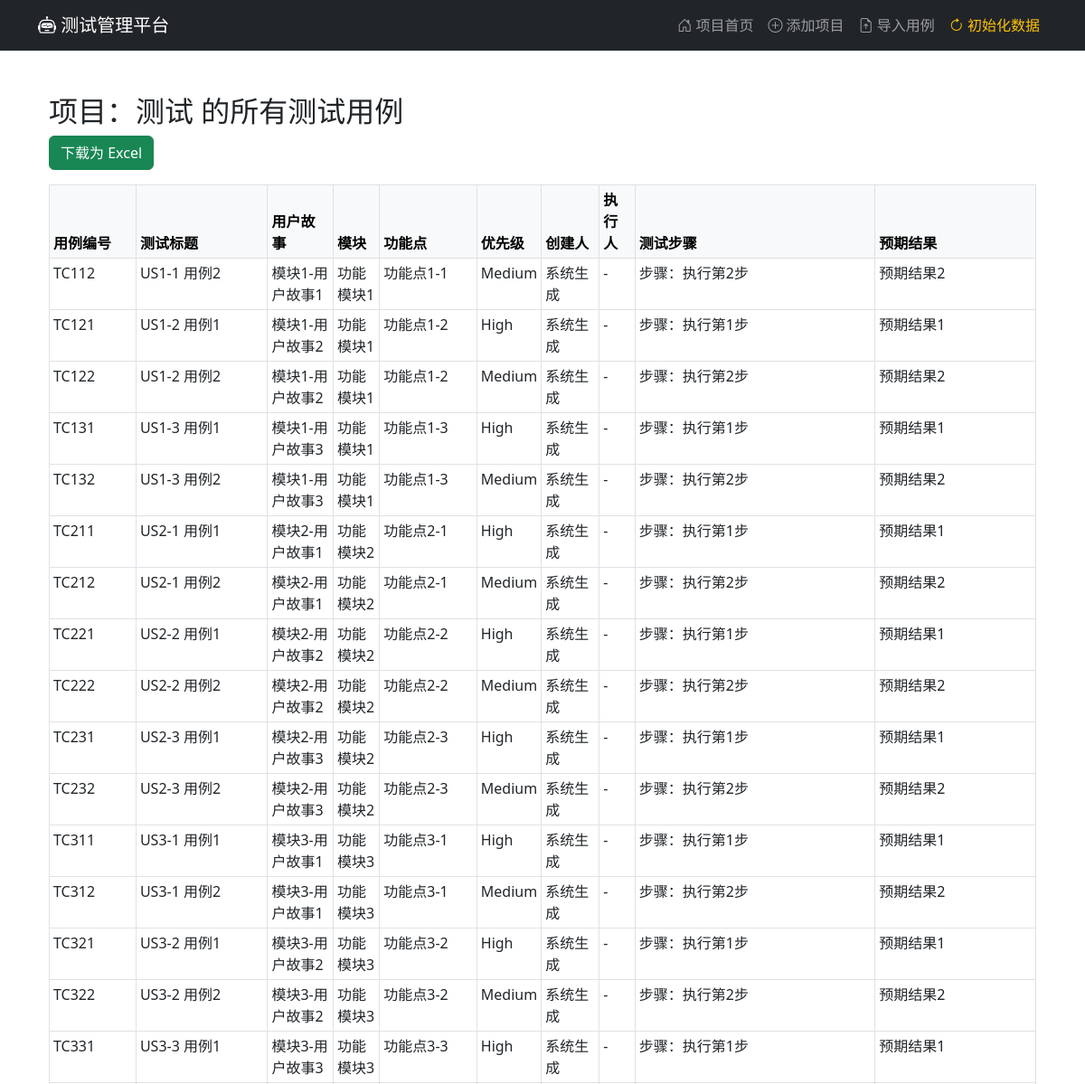
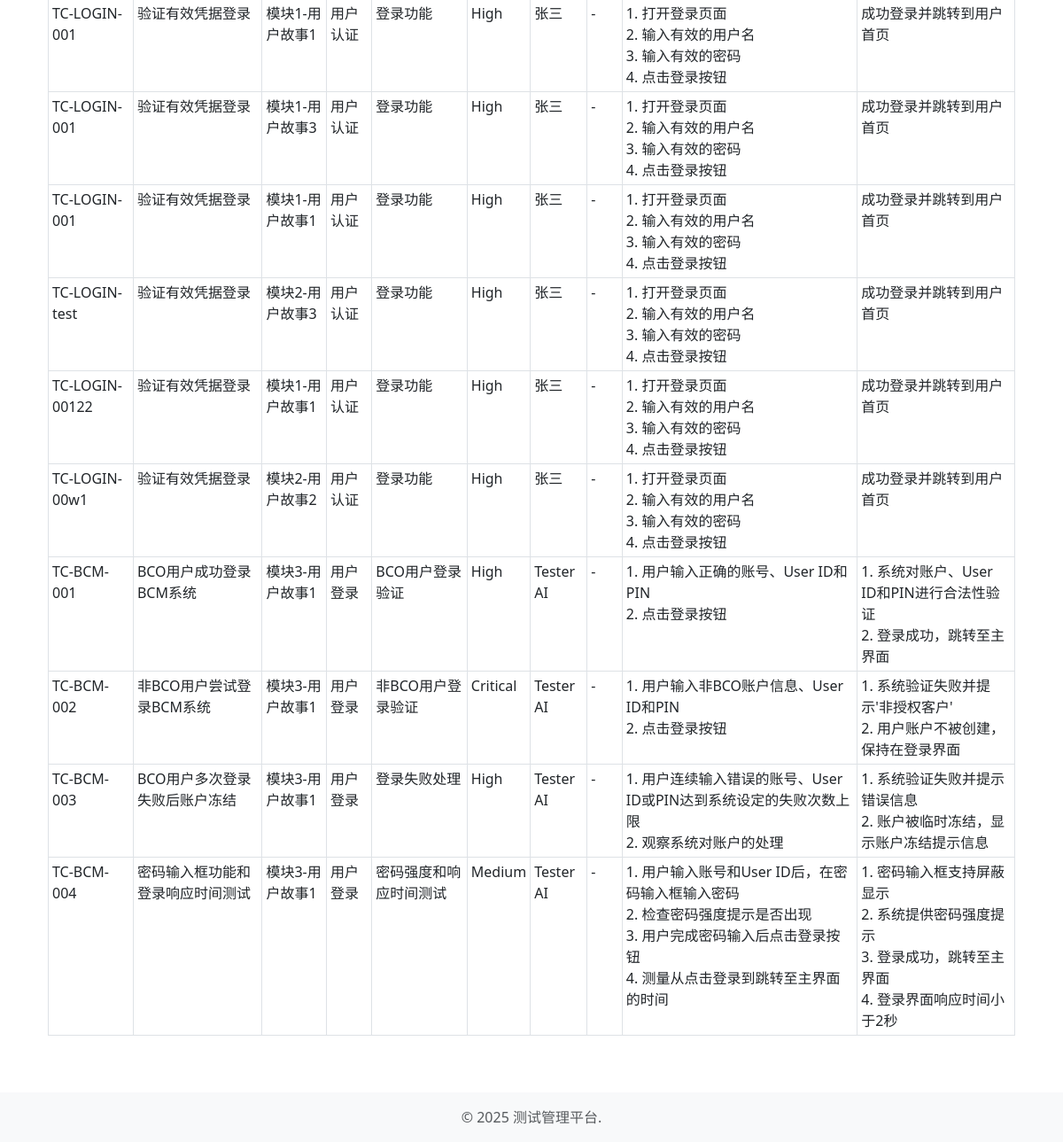
/project/1/testcases, run on the app's committed database (2 pictures, top to bottom).
### app.py (models this page shows)
class Project(db.Model):
    id = db.Column(db.Integer, primary_key=True)
    name = db.Column(db.String(100), nullable=False)
    modules = db.relationship('Module', backref='project', cascade="all, delete-orphan")

class TestCase(db.Model):
    id = db.Column(db.Integer, primary_key=True)
    case_no = db.Column(db.String(50))
    priority = db.Column(db.String(20))
    module_name = db.Column(db.String(100))
    function = db.Column(db.String(200))
    title = db.Column(db.String(200), nullable=False)
    user_role = db.Column(db.String(100))
    precondition = db.Column(db.Text)
    steps = db.Column(db.Text)
    expected_result = db.Column(db.Text)
    actual_result = db.Column(db.Text)
    basis = db.Column(db.Text)
    remark = db.Column(db.Text)
    create_by = db.Column(db.String(100))
    create_date = db.Column(db.DateTime, default=datetime.utcnow)
    executed_by = db.Column(db.String(100))
    execution_date = db.Column(db.DateTime)
    user_story_id = db.Column(db.Integer, db.ForeignKey('user_story.id'), nullable=False)

class UserStory(db.Model):
    id = db.Column(db.Integer, primary_key=True)
    title = db.Column(db.String(200), nullable=False)
    description = db.Column(db.Text)
    module_id = db.Column(db.Integer, db.ForeignKey('module.id'), nullable=False)
    test_cases = db.relationship('TestCase', backref='user_story', cascade="all, delete-orphan")

### app.py (the view)
@app.route('/project/<int:project_id>/testcases')
def view_project_testcases(project_id):
    project = Project.query.get_or_404(project_id)
    testcases = (
        db.session.query(TestCase, UserStory)
        .join(UserStory, TestCase.user_story_id == UserStory.id)
        .filter(UserStory.module.has(project_id=project_id))
        .all()
    )
    return render_template('project_testcases.html', project=project, testcases=testcases)

### app.py (called while the page is built)
@app.before_request
def ensure_session_id():
    if 'session_id' not in session:
        session['session_id'] = str(uuid.uuid4())  # 生成一个唯一ID

@app.context_processor
def inject_now():
    return {'now': datetime.utcnow()}

### templates/project_testcases.html
{% extends 'base.html' %}
{% block content %}
<div class="container">
    <h2>项目：{{ project.name }} 的所有测试用例</h2>
    <a href="{{ url_for('download_project_testcases', project_id=project.id) }}" class="btn btn-success mb-3">下载为 Excel</a>
    <table class="table table-bordered table-hover table-sm">
        <thead class="table-light">
          <tr>
            <th>用例编号</th>
            <th>测试标题</th>
            <th>用户故事</th>
            <th>模块</th>
            <th>功能点</th>
            <th>优先级</th>
            <th>创建人</th>
            <th>执行人</th>
            <th>测试步骤</th>
            <th>预期结果</th>
          </tr>
        </thead>
        <tbody>
          {% for tc, us in testcases %}
          <tr>
            <td>{{ tc.case_no }}</td>
            <td>{{ tc.title }}</td>
            <td>{{ us.title }}</td>
            <td>{{ tc.module_name }}</td>
            <td>{{ tc.function }}</td>
            <td>{{ tc.priority }}</td>
            <td>{{ tc.create_by }}</td>
            <td>{{ tc.executed_by or '-' }}</td>
            <td style="white-space: pre-wrap;">{{ tc.steps }}</td>
            <td style="white-space: pre-wrap;">{{ tc.expected_result }}</td>
          </tr>
          {% endfor %}
        </tbody>
      </table>
</div>
{% endblock %}

### templates/base.html (style rules this page uses)
html, body { height: 100%; margin: 0; display: flex; flex-direction: column; }

### data on the page
Project: name "测试"
TestCase: case_no "TC112", title "US1-1 用例2", title "模块1-用户故事1", module_name "功能模块1", function "功能点1-1", priority "Medium", create_by "系统生成", executed_by "-", steps "步骤：执行第2步", expected_result "预期结果2"
TestCase: case_no "TC121", title "US1-2 用例1", title "模块1-用户故事2", module_name "功能模块1", function "功能点1-2", priority "High", create_by "系统生成", executed_by "-", steps "步骤：执行第1步", expected_result "预期结果1"
TestCase: case_no "TC122", title "US1-2 用例2", title "模块1-用户故事2", module_name "功能模块1", function "功能点1-2", priority "Medium", create_by "系统生成", executed_by "-", steps "步骤：执行第2步", expected_result "预期结果2"
TestCase: case_no "TC131", title "US1-3 用例1", title "模块1-用户故事3", module_name "功能模块1", function "功能点1-3", priority "High", create_by "系统生成", executed_by "-", steps "步骤：执行第1步", expected_result "预期结果1"
TestCase: case_no "TC132", title "US1-3 用例2", title "模块1-用户故事3", module_name "功能模块1", function "功能点1-3", priority "Medium", create_by "系统生成", executed_by "-", steps "步骤：执行第2步", expected_result "预期结果2"
TestCase: case_no "TC211", title "US2-1 用例1", title "模块2-用户故事1", module_name "功能模块2", function "功能点2-1", priority "High", create_by "系统生成", executed_by "-", steps "步骤：执行第1步", expected_result "预期结果1"
TestCase: case_no "TC212", title "US2-1 用例2", title "模块2-用户故事1", module_name "功能模块2", function "功能点2-1", priority "Medium", create_by "系统生成", executed_by "-", steps "步骤：执行第2步", expected_result "预期结果2"
TestCase: case_no "TC221", title "US2-2 用例1", title "模块2-用户故事2", module_name "功能模块2", function "功能点2-2", priority "High", create_by "系统生成", executed_by "-", steps "步骤：执行第1步", expected_result "预期结果1"
TestCase: case_no "TC222", title "US2-2 用例2", title "模块2-用户故事2", module_name "功能模块2", function "功能点2-2", priority "Medium", create_by "系统生成", executed_by "-", steps "步骤：执行第2步", expected_result "预期结果2"
TestCase: case_no "TC231", title "US2-3 用例1", title "模块2-用户故事3", module_name "功能模块2", function "功能点2-3", priority "High", create_by "系统生成", executed_by "-", steps "步骤：执行第1步", expected_result "预期结果1"
TestCase: case_no "TC232", title "US2-3 用例2", title "模块2-用户故事3", module_name "功能模块2", function "功能点2-3", priority "Medium", create_by "系统生成", executed_by "-", steps "步骤：执行第2步", expected_result "预期结果2"
TestCase: case_no "TC311", title "US3-1 用例1", title "模块3-用户故事1", module_name "功能模块3", function "功能点3-1", priority "High", create_by "系统生成", executed_by "-", steps "步骤：执行第1步", expected_result "预期结果1"
TestCase: case_no "TC312", title "US3-1 用例2", title "模块3-用户故事1", module_name "功能模块3", function "功能点3-1", priority "Medium", create_by "系统生成", executed_by "-", steps "步骤：执行第2步", expected_result "预期结果2"
TestCase: case_no "TC321", title "US3-2 用例1", title "模块3-用户故事2", module_name "功能模块3", function "功能点3-2", priority "High", create_by "系统生成", executed_by "-", steps "步骤：执行第1步", expected_result "预期结果1"
TestCase: case_no "TC322", title "US3-2 用例2", title "模块3-用户故事2", module_name "功能模块3", function "功能点3-2", priority "Medium", create_by "系统生成", executed_by "-", steps "步骤：执行第2步", expected_result "预期结果2"
TestCase: case_no "TC331", title "US3-3 用例1", title "模块3-用户故事3", module_name "功能模块3", function "功能点3-3", priority "High", create_by "系统生成", executed_by "-", steps "步骤：执行第1步", expected_result "预期结果1"
TestCase: case_no "TC-LOGIN-001", title "验证有效凭据登录", title "模块1-用户故事1", module_name "用户认证", function "登录功能", priority "High", create_by "张三", executed_by "-", steps "1. 打开登录页面 2. 输入有效的用户名 3. 输入有效的密码 4. 点击登录按钮", expected_result "成功登录并跳转到用户首页"
TestCase: case_no "TC-LOGIN-001", title "验证有效凭据登录", title "模块1-用户故事3", module_name "用户认证", function "登录功能", priority "High", create_by "张三", executed_by "-", steps "1. 打开登录页面 2. 输入有效的用户名 3. 输入有效的密码 4. 点击登录按钮", expected_result "成功登录并跳转到用户首页"
TestCase: case_no "TC-LOGIN-001", title "验证有效凭据登录", title "模块1-用户故事1", module_name "用户认证", function "登录功能", priority "High", create_by "张三", executed_by "-", steps "1. 打开登录页面 2. 输入有效的用户名 3. 输入有效的密码 4. 点击登录按钮", expected_result "成功登录并跳转到用户首页"
TestCase: case_no "TC-LOGIN-test", title "验证有效凭据登录", title "模块2-用户故事3", module_name "用户认证", function "登录功能", priority "High", create_by "张三", executed_by "-", steps "1. 打开登录页面 2. 输入有效的用户名 3. 输入有效的密码 4. 点击登录按钮", expected_result "成功登录并跳转到用户首页"
TestCase: case_no "TC-LOGIN-00122", title "验证有效凭据登录", title "模块1-用户故事1", module_name "用户认证", function "登录功能", priority "High", create_by "张三", executed_by "-", steps "1. 打开登录页面 2. 输入有效的用户名 3. 输入有效的密码 4. 点击登录按钮", expected_result "成功登录并跳转到用户首页"
TestCase: case_no "TC-LOGIN-00w1", title "验证有效凭据登录", title "模块2-用户故事2", module_name "用户认证", function "登录功能", priority "High", create_by "张三", executed_by "-", steps "1. 打开登录页面 2. 输入有效的用户名 3. 输入有效的密码 4. 点击登录按钮", expected_result "成功登录并跳转到用户首页"
TestCase: case_no "TC-BCM-001", title "BCO用户成功登录BCM系统", title "模块3-用户故事1", module_name "用户登录", function "BCO用户登录验证", priority "High", create_by "Tester AI", executed_by "-", steps "1. 用户输入正确的账号、User ID和PIN 2. 点击登录按钮", expected_result "1. 系统对账户、User ID和PIN进行合法性验证 2. 登录成功，跳转至主界面"
TestCase: case_no "TC-BCM-002", title "非BCO用户尝试登录BCM系统", title "模块3-用户故事1", module_name "用户登录", function "非BCO用户登录验证", priority "Critical", create_by "Tester AI", executed_by "-", steps "1. 用户输入非BCO账户信息、User ID和PIN 2. 点击登录按钮", expected_result "1. 系统验证失败并提示'非授权客户' 2. 用户账户不被创建，保持在登录界面"
TestCase: case_no "TC-BCM-003", title "BCO用户多次登录失败后账户冻结", title "模块3-用户故事1", module_name "用户登录", function "登录失败处理", priority "High", create_by "Tester AI", executed_by "-", steps "1. 用户连续输入错误的账号、User ID或PIN达到系统设定的失败次数上限 2. 观察系统对账户的处理", expected_result "1. 系统验证失败并提示错误信息 2. 账户被临时冻结，显示账户冻结提示信息"
TestCase: case_no "TC-BCM-004", title "密码输入框功能和登录响应时间测试", title "模块3-用户故事1", module_name "用户登录", function "密码强度和响应时间测试", priority "Medium", create_by "Tester AI", executed_by "-", steps "1. 用户输入账号和User ID后，在密码输入框输入密码 2. 检查密码强度提示是否出现 3. 用户完成密码输入后点击登录按钮 4. 测量从点击登录到跳转至主界面的时间", expected_result "1. 密码输入框支持屏蔽显示 2. 系统提供密码强度提示 3. 登录成功，跳转至主界面 4. 登录界面响应时间小于2秒"
